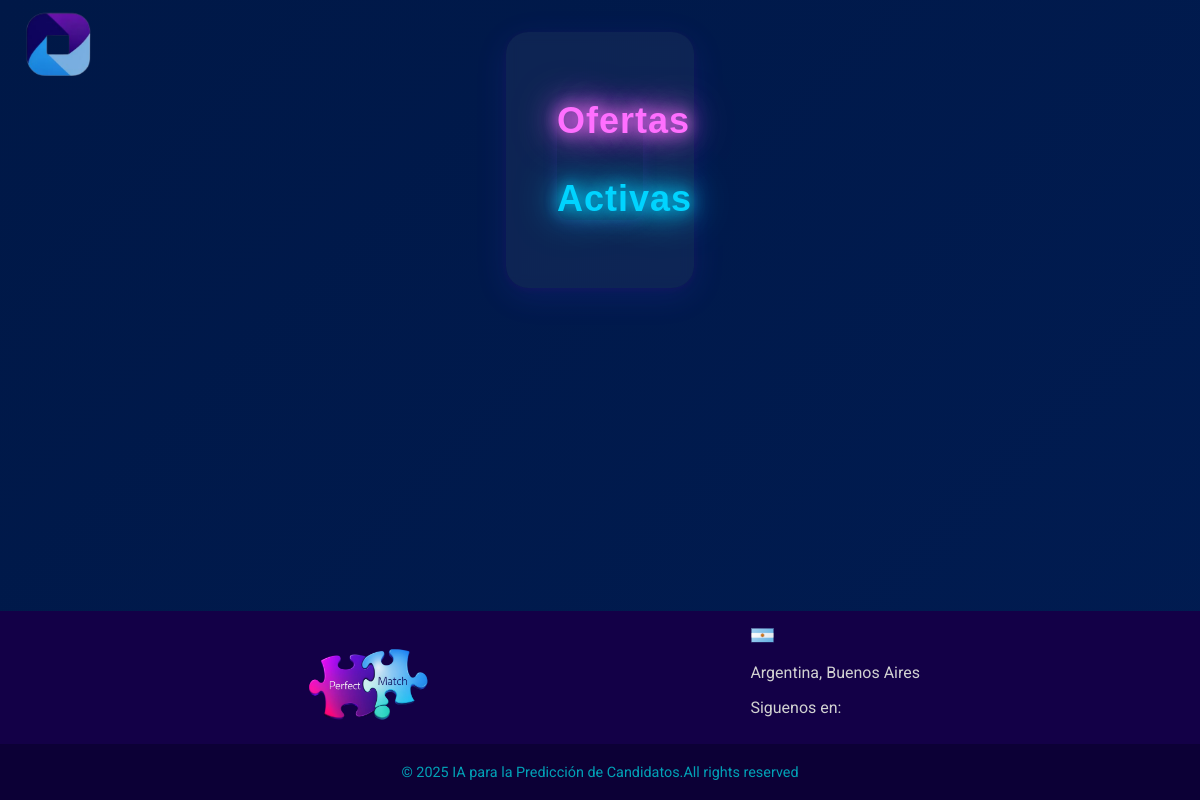
/portal_ofertas, run on an earlier commit of the app's database.
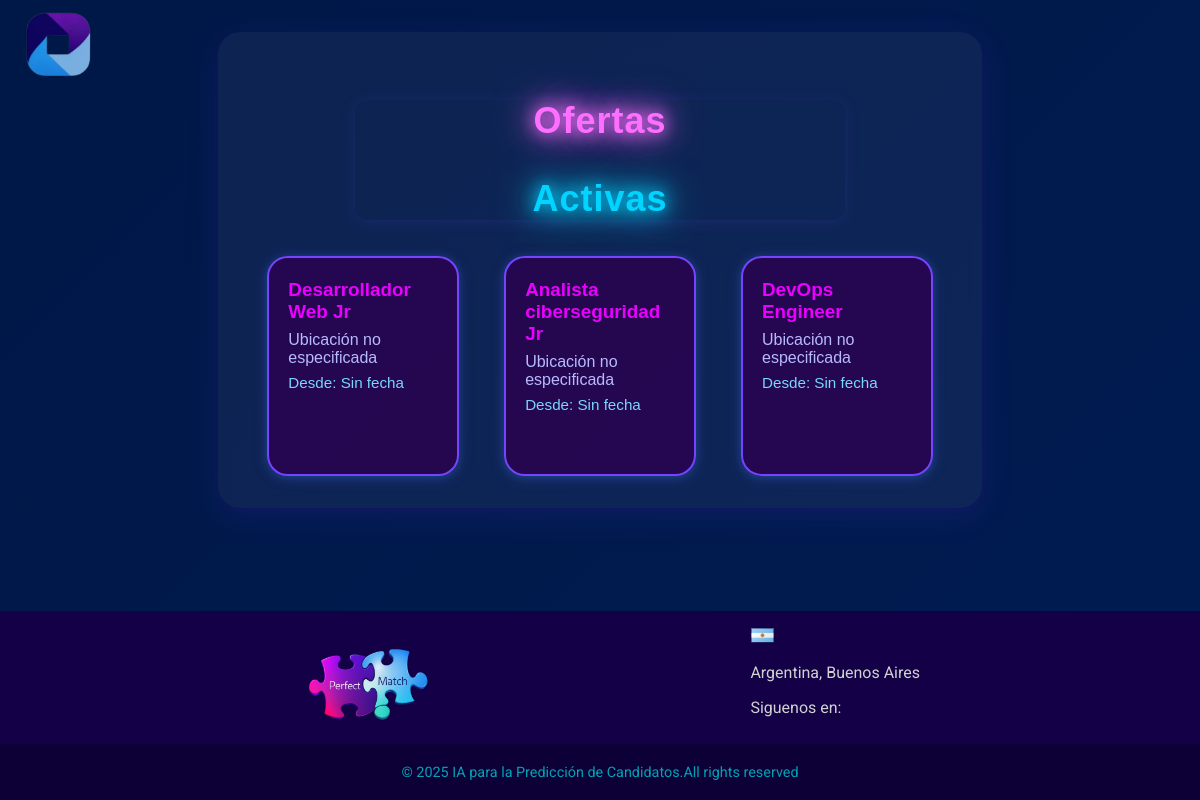
And on a later commit of the database.
### app.py (models this page shows)
class OfertaLaboral(db.Model):
    __tablename__ = "oferta_laboral"
    idOfer = db.Column(db.Integer, primary_key=True, autoincrement=True)
    nombre = db.Column(db.String(200), nullable=False, unique=True)
    fecha_cierre = db.Column(db.DateTime, nullable=False)
    max_candidatos = db.Column(db.Integer, nullable=False)
    cant_candidatos = db.Column(db.Integer, nullable=False, default=0)
    remuneracion = db.Column(db.String(50), nullable=False)
    beneficio = db.Column(db.String(200), nullable=True)
    descripcion = db.Column(db.String(200), nullable=True)
    estado = db.Column(db.String(50), nullable=False, default="Activa")
    modalidad = db.Column(db.String(20), nullable=False)
    usuario_responsable = db.Column(db.String(100), nullable=False)
    postulaciones = db.relationship("Postulacion", back_populates="oferta", cascade="all, delete-orphan", lazy=True)
    educaciones = db.relationship("OfertaEducacion", back_populates="oferta", cascade="all, delete-orphan", lazy=True)
    tecnologias = db.relationship("OfertaTecnologia", back_populates="oferta", cascade="all, delete-orphan", lazy=True)
    tecnologias2 = db.relationship("OfertaTecnologia2", back_populates="oferta", cascade="all, delete-orphan", lazy=True)
    habilidades = db.relationship("OfertaHabilidad", back_populates="oferta", cascade="all, delete-orphan", lazy=True)
    habilidades2 = db.relationship("OfertaHabilidad2", back_populates="oferta", cascade="all, delete-orphan", lazy=True)

### app.py (the view)
@app.route('/portal_ofertas')
def portal_ofertas():
    ofertas_activas = OfertaLaboral.query.filter_by(estado="Activa").all()
    return render_template('portal_ofertas.html', ofertas_activas=ofertas_activas)

### templates/portal_ofertas.html (shortened to what this page needs)
<!DOCTYPE html>
<html lang="es">
<head>
    <link rel="stylesheet" href="{{ url_for('static', filename='css/postulacion.css') }}">
    <link rel="stylesheet" href="{{ url_for('static', filename='cargarCV.css') }}">
    <link rel="stylesheet" href="{{ url_for('static', filename='css/footer.css') }}">
    <link rel="stylesheet" href="{{ url_for('static', filename='css/portal_ofertas.css') }}">
</head>
<body>
    <header>
        <div>
            <img class="logo" src="{{ url_for('static', filename='images/logoApptitudAI.png') }}"
                alt="Logo de ApptitudAI">
        </div>
    </header>
    <main>
        <div class="ofertas-section">
            <div class="ofertas-title">
                <p class="title-perfect">Ofertas</p>
                <p class="title-match">Activas</p>
            </div>
            <div class="ofertas-grid" id="ofertas-activas-grid">
                {% for oferta in ofertas_activas %}
                <div class="oferta-card" data-oferta-id="{{ oferta.idOfer }}">
                    <div class="oferta-summary">
                        <h3>{{ oferta.nombre }}</h3>
                        <p>{{ oferta.ubicacion or 'Ubicación no especificada' }}</p>
                        <div class="oferta-fecha">Desde: {{ oferta.fecha_inicio.strftime('%Y-%m-%d') if
                            oferta.fecha_inicio else 'Sin fecha' }}</div>
                    </div>
                </div>
                {% endfor %}
            </div>
        </div>
    </main>
    {% include "layout/footer.html" %}
</body>
</html>

### templates/layout/footer.html (shortened to what this page needs)
<footer class="footer">
    <div class="footer-content">
        <div class="footer-logo">
            <img src="{{ url_for('static', filename='images/logoPerfectMatch.png') }}" alt="PF Image">
        </div>
        <div class="footer-contacts">
            <div class="footer-country">
                <div class="address">
                    <img src="{{ url_for('static', filename='images/ArgentinaS.png') }}" alt="Argentina Flag">
                    <p>Argentina, Buenos Aires</p>
                    <p>Siguenos en:</p>
                </div>
            </div>
        </div>
    </div>
    <div class="footer-bottom">
        <p>© 2025 IA para la Predicción de Candidatos.All rights reserved</p>
    </div>
</footer>

### static/css/postulacion.css (style rules this page uses)
html { background: #5A189A; }
body { display: flex; flex-direction: column; justify-content: center; align-items: center; min-height: 100vh; margin: 0; padding: 0; font-family: 'Segoe UI', sans-serif; background: linear-gradient(135deg, #001847, #011d55, #2a0047, #390061); background-size: 400% 400%; animation: gradient 15s ease infinite; }
header { display: flex; flex-wrap: nowrap; align-items: first baseline; justify-content: space-between; width: 100%; box-sizing: border-box; top: 0; z-index: 10; position: absolute; padding: 10px 20px; background-color: transparent; }
.logo { margin-left: 5px; max-height: 70px; max-width: 100%; }

### static/cargarCV.css (style rules this page uses)
html { background: linear-gradient(to bottom, #000000, #353535); }
body { display: flex; flex-direction: column; min-height: 100vh; margin: 0; padding: 0; font-family: 'Poppins', sans-serif; color: #ffffff; background: linear-gradient(135deg, #001847, #011d55, #2a0047, #390061); background-size: 400% 400%; animation: gradient 15s ease infinite; }

### static/css/footer.css (style rules this page uses)
.footer { position: relative; background-color: #130047; color: #fff; font-family: "Roboto", sans-serif; width: 100%; }
.footer-content { display: flex; justify-content: space-between; align-items: flex-start; padding: 0; padding-left: 280px; padding-right: 280px; flex-wrap: wrap; gap: 10px; }
.footer-logo img { margin-top: 1.5rem; max-height: 100px; }
.footer-contacts { display: flex; gap: 10px; margin-top: 1rem; }
.footer-country p { font-size: 1rem; color: #d1d1d1; }
.footer-country img { width: 25px; margin-right: 5px; }
.footer-bottom { background-color: #0c0036; text-align: center; padding: 5px 0; margin-top: 5px; }
.footer-bottom p { font-size: 0.9rem; color: #02a1b6; }

### static/css/portal_ofertas.css (style rules this page uses)
main { flex: 1; }
.ofertas-section { width: 94%; max-width: 1100px; margin: 2rem auto 2rem auto; z-index: 2; position: relative; background: rgba(255, 255, 255, 0.05); border-radius: 22px; box-shadow: 0 8px 32px 0 rgba(80, 61, 255, 0.13), 0 1.5px 8px 0 #39006144; padding: 32px; backdrop-filter: blur(6px); overflow: visible; margin-bottom: 2rem; box-sizing: border-box; }
.ofertas-title { font-family: 'Poppins', sans-serif; font-weight: 700; font-size: clamp(1.7rem, 3vw, 2.5rem); color: #fff; text-align: center; letter-spacing: 1px; margin-bottom: 32px; text-shadow: 0 2px 16px #7644ff55, 0 1px 8px #00c3ff55; background: none; border: none; padding: 0; border-radius: 12px; box-shadow: 0 2px 16px 0 #7644ff22; transition: box-shadow 0.2s, filter 0.2s; width: 70%; margin-left: auto; margin-right: auto; display: block; }
.ofertas-grid { display: grid; grid-template-columns: repeat(3, 1fr); gap: 2.8rem; width: 95%; max-width: 100%; box-sizing: border-box; justify-items: center; margin: 0 auto; }
.oferta-card { background: rgba(44, 0, 80, 0.8); border-radius: 1.3rem; box-shadow: 0 2px 16px 0 #7644ff33, 0 1.5px 8px 0 #00c3ff33; border: 2px solid #7644ff; padding: 1.3rem 1.2rem 1.1rem 1.2rem; color: #fff; display: flex; flex-direction: column; align-items: flex-start; cursor: pointer; transition: box-shadow 0.18s, border-color 0.18s, transform 0.18s; position: relative; min-height: 180px; height: 220px; max-width: 220px; width: 100%; box-sizing: border-box; }
.oferta-card h3 { margin: 0 0 8px 0; font-size: 1.18em; color: #ea00ff; }
.oferta-card p { margin: 0 0 4px 0; color: #b7baff; font-size: 1em; }
.oferta-card .oferta-fecha { font-size: 0.95em; color: #7ad6ff; margin-top: 0.5em; }
.title-perfect { color: #ff6fff; text-shadow: 0 0 15px #ff6fff, 0 0 30px #ff6fff, 0 0 45px #ff6fff; animation: fadeInUp 1s ease-out 0.4s both; }
.title-match { color: #00d4ff; text-shadow: 0 0 15px #00d4ff, 0 0 30px #00d4ff, 0 0 45px #00d4ff; animation: fadeInRight 1s ease-out 0.6s both; }

What changed in the data, as far as the page shows it:
now on this page (row edited): OfertaLaboral: nombre "Desarrollador Web Jr", ubicacion "Ubicación no especificada", fecha_inicio "Sin fecha"
now on this page (row edited): OfertaLaboral: nombre "Analista ciberseguridad Jr", ubicacion "Ubicación no especificada", fecha_inicio "Sin fecha"
now on this page (row edited): OfertaLaboral: nombre "DevOps Engineer", ubicacion "Ubicación no especificada", fecha_inicio "Sin fecha"
